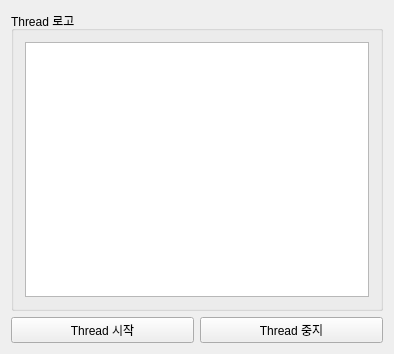
<?xml version="1.0" encoding="UTF-8"?>
<ui version="4.0">
 <class>Widget</class>
 <widget class="QWidget" name="Widget">
  <property name="geometry">
   <rect>
    <x>0</x>
    <y>0</y>
    <width>394</width>
    <height>349</height>
   </rect>
  </property>
  <property name="windowTitle">
   <string>Widget</string>
  </property>
  <layout class="QVBoxLayout" name="verticalLayout">
   <item>
    <widget class="QGroupBox" name="groupBox">
     <property name="minimumSize">
      <size>
       <width>0</width>
       <height>300</height>
      </size>
     </property>
     <property name="title">
      <string>Thread 로고</string>
     </property>
     <layout class="QVBoxLayout" name="verticalLayout_2">
      <item>
       <widget class="QTextEdit" name="textEdit"/>
      </item>
     </layout>
    </widget>
   </item>
   <item>
    <layout class="QHBoxLayout" name="horizontalLayout">
     <item>
      <widget class="QPushButton" name="pbtStart">
       <property name="text">
        <string>Thread 시작</string>
       </property>
      </widget>
     </item>
     <item>
      <widget class="QPushButton" name="pbtStop">
       <property name="text">
        <string>Thread 중지</string>
       </property>
      </widget>
     </item>
    </layout>
   </item>
  </layout>
 </widget>
 <layoutdefault spacing="6" margin="11"/>
 <resources/>
 <connections/>
</ui>
